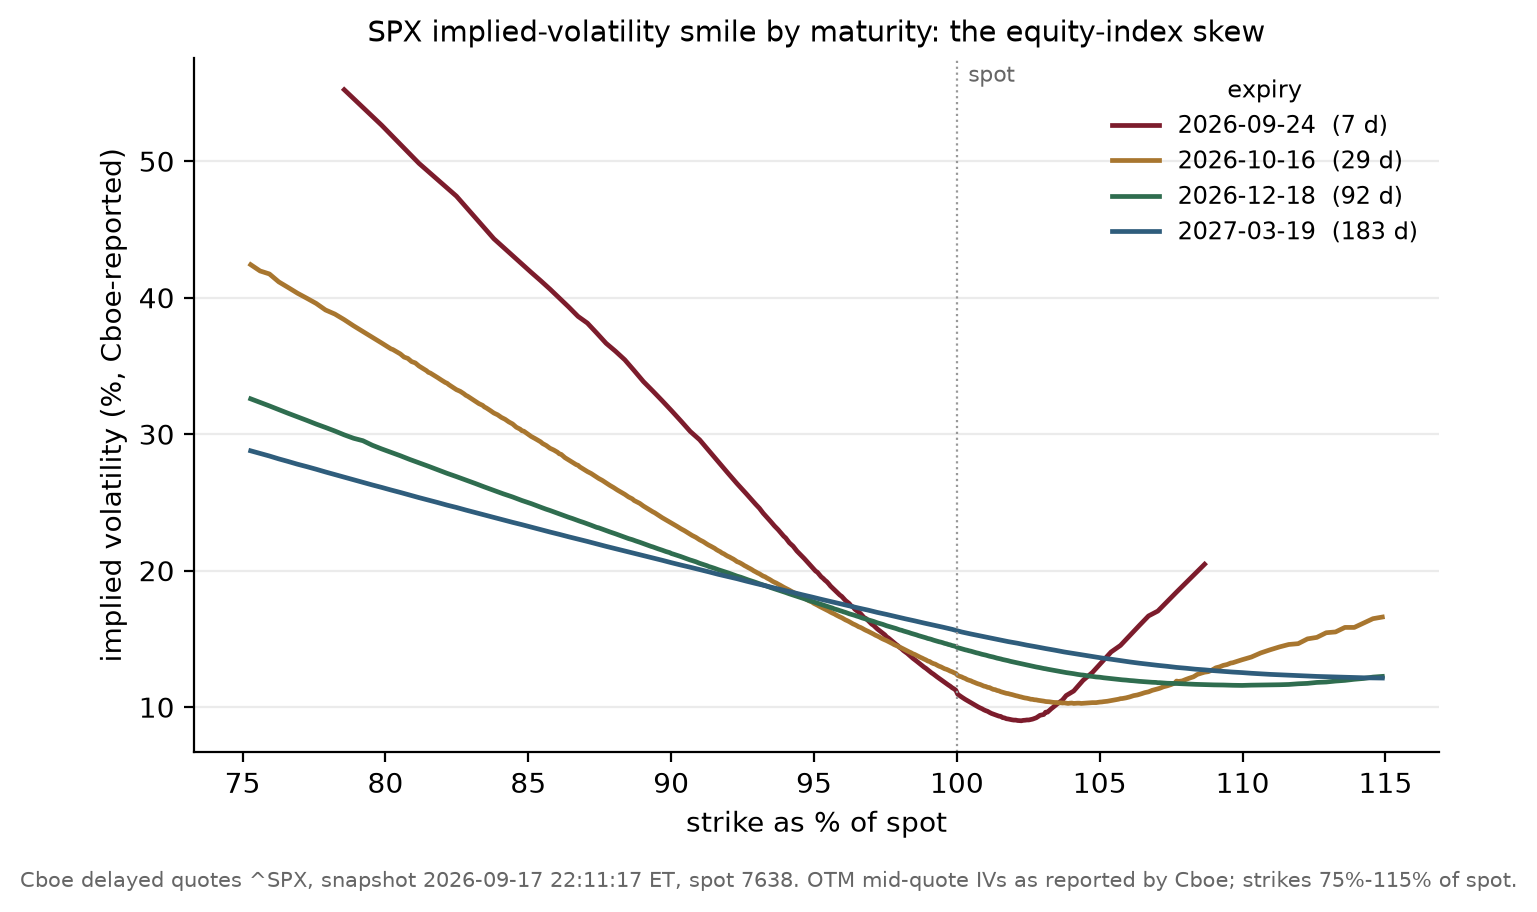

Write the Python code that produced this figure.
"""
Figure 1 - The SPX implied-volatility smile across four maturities (one slice
of the surface per expiry).

Free data: Cboe's public delayed-quotes options chain for ^SPX
(https://cdn.cboe.com/api/global/delayed_quotes/options/_SPX.json), cached to
data/SPX_options_snapshot.json so the figure is reproducible offline and stable.
The snapshot date is printed and stated in the caption.

ONE transparent, pre-committed selection rule (no tuning, no cherry-picking):
  - out-of-the-money options only (puts with strike <= spot, calls above),
  - Cboe-reported IV > 0 and bid > 0,
  - strike between 75% and 115% of spot,
  - four expiries: the listed dates nearest to 7, 30, 91 and 182 calendar days,
  - where the same (expiry, strike, type) is listed under both the SPX and SPXW
    root, the standard SPX contract is kept.
25-delta reads use the Cboe-reported delta: the put closest to -0.25 and the
call closest to +0.25 per expiry; ATM IV = the option closest to |delta| = 0.50.

Reproducible:
    python fig_iv_surface.py     # numpy, matplotlib; stdlib urllib/json
"""
import os, json, re, socket, urllib.request, datetime as dt
import numpy as np
import matplotlib
matplotlib.use("Agg")
import matplotlib.pyplot as plt

HERE = os.path.dirname(os.path.abspath(__file__))
DATA = os.path.join(HERE, "data")
os.makedirs(DATA, exist_ok=True)
CACHE = os.path.join(DATA, "SPX_options_snapshot.json")
URL = "https://cdn.cboe.com/api/global/delayed_quotes/options/_SPX.json"


def load_chain():
    if not os.path.exists(CACHE):
        socket.setdefaulttimeout(60)
        req = urllib.request.Request(URL, headers={"User-Agent": "Mozilla/5.0"})
        raw = urllib.request.urlopen(req).read()
        with open(CACHE, "wb") as f:
            f.write(raw)
    with open(CACHE) as f:
        return json.load(f)


j = load_chain()
snap_time = j["timestamp"]                      # e.g. "2026-09-17 22:11:17"
snap_date = dt.datetime.strptime(snap_time[:10], "%Y-%m-%d").date()
spot = float(j["data"]["current_price"])
pat = re.compile(r"^(SPX|SPXW)(\d{6})([CP])(\d{8})$")

# --- collect OTM quotes per expiry, SPX preferred over SPXW on collision ---
book = {}                                        # (exp, K, cp) -> (root, iv, delta)
for o in j["data"]["options"]:
    m = pat.match(o["option"])
    if not m:
        continue
    root, exp, cp, kraw = m.groups()
    K = int(kraw) / 1000.0
    iv, delta, bid = float(o["iv"]), float(o["delta"]), float(o["bid"])
    if iv <= 0 or bid <= 0:
        continue
    if not (0.75 * spot <= K <= 1.15 * spot):
        continue
    if (cp == "P" and K > spot) or (cp == "C" and K <= spot):
        continue                                 # OTM only
    key = (exp, K, cp)
    if key in book and book[key][0] == "SPX":
        continue                                 # keep standard SPX root
    book[key] = (root, iv, delta)

expiries = sorted({k[0] for k in book})
exp_dates = {e: dt.datetime.strptime(e, "%y%m%d").date() for e in expiries}
targets = [7, 30, 91, 182]
chosen = []
for t in targets:
    best = min(expiries, key=lambda e: abs((exp_dates[e] - snap_date).days - t))
    if best not in chosen:
        chosen.append(best)

COLORS = ["#7c1c2c", "#a8762f", "#2f6d4f", "#2f5d7c"]
fig, ax = plt.subplots(figsize=(7.0, 4.4))
stats = []
for e, col in zip(chosen, COLORS):
    rows = sorted([(K, iv, delta) for (exp, K, cp), (root, iv, delta)
                   in book.items() if exp == e])
    K = np.array([r[0] for r in rows])
    iv = np.array([r[1] for r in rows]) * 100.0
    dl = np.array([r[2] for r in rows])
    dte = (exp_dates[e] - snap_date).days
    mono = K / spot * 100.0
    ax.plot(mono, iv, "-", color=col, lw=1.7,
            label=f"{exp_dates[e].isoformat()}  ({dte} d)")
    atm = iv[np.argmin(np.abs(np.abs(dl) - 0.50))]
    p25 = iv[np.argmin(np.abs(dl + 0.25))]        # puts have negative delta
    c25 = iv[np.argmin(np.abs(dl - 0.25))]
    stats.append((exp_dates[e].isoformat(), dte, len(rows), atm, p25, c25,
                  c25 - p25))

ax.axvline(100.0, color="#999", lw=0.8, ls=":")
ax.annotate("spot", xy=(100.0, ax.get_ylim()[1]), xytext=(100.4, ax.get_ylim()[1] * 0.97),
            fontsize=8, color="#666")
ax.set_xlabel("strike as % of spot")
ax.set_ylabel("implied volatility (%, Cboe-reported)")
ax.set_title("SPX implied-volatility smile by maturity: the equity-index skew",
             fontsize=10.5)
ax.legend(frameon=False, fontsize=8.5, title="expiry", title_fontsize=8.5)
for s in ("top", "right"):
    ax.spines[s].set_visible(False)
ax.grid(True, axis="y", alpha=0.25)
fig.text(0.5, -0.02,
         f"Cboe delayed quotes ^SPX, snapshot {snap_time} ET, spot {spot:.0f}. "
         "OTM mid-quote IVs as reported by Cboe; strikes 75%-115% of spot.",
         ha="center", fontsize=7.6, color="#666")
plt.tight_layout()
OUT = os.path.join(HERE, "fig_iv_surface.png")
fig.savefig(OUT, dpi=200, bbox_inches="tight")
print("wrote", OUT)
print(f"snapshot={snap_time} spot={spot:.2f}")
for (d, dte, n, atm, p25, c25, rr) in stats:
    print(f"expiry={d} dte={dte} n_otm={n} atm_iv={atm:.2f} "
          f"put25d_iv={p25:.2f} call25d_iv={c25:.2f} rr25d={rr:+.2f}")
